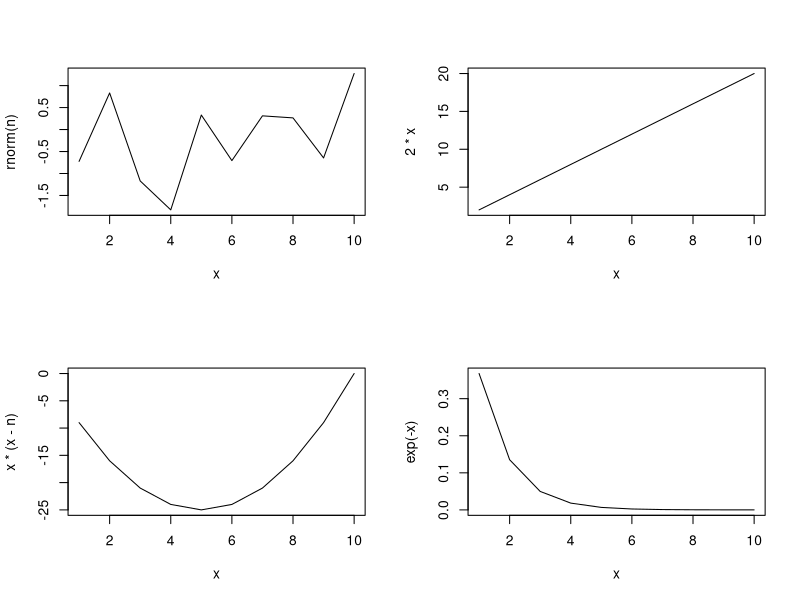

Here is the R script that generated this plot:
## ---- chunk 1
par(mfrow=c(2,2))
n <- 10
x <- 1:n
plot(x, rnorm(n), type="l")
plot(x, 2*x, type="l")
plot(x, x*(x-n), type="l")
plot(x, exp(-x), type="l")
